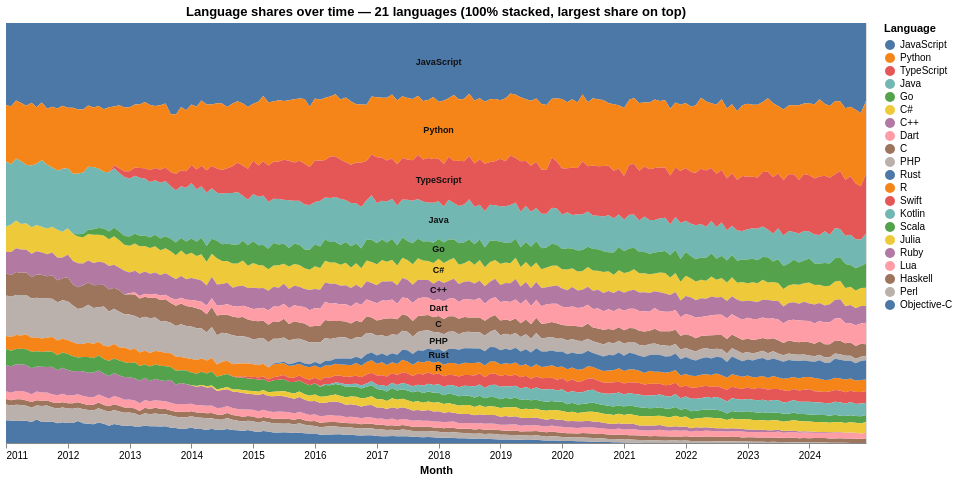

Express this chart as Vega-Lite.
### Vega-Lite specification from a JSON file in a GitHub repository (floating-point values rounded to 4 significant figures; data arrays with more than 128 entries replaced by an {"elided": "..."} marker saying what was removed)
{"config": {"view": {"continuousWidth": 300, "continuousHeight": 300}}, "layer": [{"data": {"name": "data-f4cf30f2cf32dcdaeec1565844875f5d"}, "mark": {"type": "area"}, "encoding": {"color": {"field": "language", "sort": ["JavaScript", "Python", "TypeScript", "Java", "Go", "C#", "C++", "Dart", "C", "PHP", "Rust", "R", "Swift", "Kotlin", "Scala", "Julia", "Ruby", "Lua", "Haskell", "Perl", "Objective-C"], "title": "Language", "type": "nominal"}, "order": {"field": "pop_rank", "sort": "descending", "type": "quantitative"}, "tooltip": [{"field": "month", "type": "temporal"}, {"field": "language", "type": "nominal"}, {"field": "share_pct", "format": ".2f", "type": "quantitative"}], "x": {"field": "month", "title": "Month", "type": "temporal"}, "y": {"field": "share_pct", "scale": {"domain": [0, 100], "nice": false}, "stack": "zero", "title": "Share (%)", "type": "quantitative"}}}, {"data": {"name": "data-b0abe9b3704c43caa3275b38e61eb288"}, "mark": {"type": "text", "align": "center", "baseline": "middle", "fontSize": 9, "fontWeight": "bold"}, "encoding": {"color": {"value": "#111111"}, "text": {"field": "language", "type": "nominal"}, "x": {"field": "month", "title": "Month", "type": "temporal"}, "y": {"axis": null, "field": "y_center", "scale": {"domain": [0, 100], "nice": false}, "type": "quantitative"}}}], "height": 420, "resolve": {"scale": {"x": "shared", "y": "shared"}}, "title": "Language shares over time — 21 languages (100% stacked, largest share on top)", "width": 860, "$schema": "https://vega.github.io/schema/vega-lite/v6.4.1.json", "datasets": {"data-f4cf30f2cf32dcdaeec1565844875f5d": {"elided": "3229 records"}, "data-b0abe9b3704c43caa3275b38e61eb288": [{"month": "2018-01-01T00:00:00", "language": "R", "y_center": 17.97}, {"month": "2018-01-01T00:00:00", "language": "Rust", "y_center": 20.87}, {"month": "2018-01-01T00:00:00", "language": "PHP", "y_center": 24.37}, {"month": "2018-01-01T00:00:00", "language": "C", "y_center": 28.3}, {"month": "2018-01-01T00:00:00", "language": "Dart", "y_center": 32.24}, {"month": "2018-01-01T00:00:00", "language": "C++", "y_center": 36.48}, {"month": "2018-01-01T00:00:00", "language": "C#", "y_center": 41.29}, {"month": "2018-01-01T00:00:00", "language": "Go", "y_center": 46.22}, {"month": "2018-01-01T00:00:00", "language": "Java", "y_center": 53.06}, {"month": "2018-01-01T00:00:00", "language": "TypeScript", "y_center": 62.63}, {"month": "2018-01-01T00:00:00", "language": "Python", "y_center": 74.47}, {"month": "2018-01-01T00:00:00", "language": "JavaScript", "y_center": 90.62}]}}
